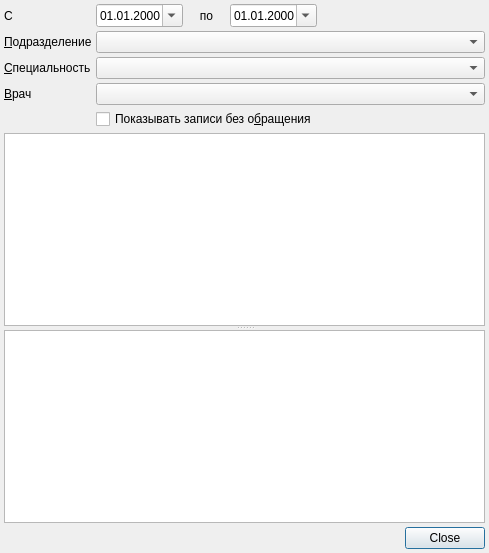
<?xml version="1.0" encoding="UTF-8"?>
<ui version="4.0">
 <class>VisitsBySchedules</class>
 <widget class="QDialog" name="VisitsBySchedules">
  <property name="geometry">
   <rect>
    <x>0</x>
    <y>0</y>
    <width>489</width>
    <height>553</height>
   </rect>
  </property>
  <property name="windowTitle">
   <string>Протокол обращений пациента по предварительной записи</string>
  </property>
  <layout class="QGridLayout" name="gridLayout">
   <property name="margin">
    <number>4</number>
   </property>
   <property name="spacing">
    <number>4</number>
   </property>
   <item row="0" column="0">
    <widget class="QLabel" name="lblBegDate">
     <property name="sizePolicy">
      <sizepolicy hsizetype="Maximum" vsizetype="Preferred">
       <horstretch>0</horstretch>
       <verstretch>0</verstretch>
      </sizepolicy>
     </property>
     <property name="text">
      <string>С</string>
     </property>
     <property name="alignment">
      <set>Qt::AlignCenter</set>
     </property>
     <property name="buddy">
      <cstring>edtBegDate</cstring>
     </property>
    </widget>
   </item>
   <item row="0" column="1">
    <widget class="CDateEdit" name="edtBegDate">
     <property name="sizePolicy">
      <sizepolicy hsizetype="Maximum" vsizetype="Fixed">
       <horstretch>0</horstretch>
       <verstretch>0</verstretch>
      </sizepolicy>
     </property>
     <property name="displayFormat">
      <string>dd.MM.yyyy</string>
     </property>
     <property name="calendarPopup">
      <bool>true</bool>
     </property>
    </widget>
   </item>
   <item row="0" column="2">
    <widget class="QLabel" name="lblEndDate">
     <property name="text">
      <string>по</string>
     </property>
     <property name="alignment">
      <set>Qt::AlignCenter</set>
     </property>
     <property name="buddy">
      <cstring>edtEndDate</cstring>
     </property>
    </widget>
   </item>
   <item row="0" column="3">
    <widget class="CDateEdit" name="edtEndDate">
     <property name="sizePolicy">
      <sizepolicy hsizetype="Maximum" vsizetype="Fixed">
       <horstretch>0</horstretch>
       <verstretch>0</verstretch>
      </sizepolicy>
     </property>
     <property name="displayFormat">
      <string>dd.MM.yyyy</string>
     </property>
     <property name="calendarPopup">
      <bool>true</bool>
     </property>
    </widget>
   </item>
   <item row="0" column="4">
    <spacer name="horizontalSpacer">
     <property name="orientation">
      <enum>Qt::Horizontal</enum>
     </property>
     <property name="sizeHint" stdset="0">
      <size>
       <width>159</width>
       <height>20</height>
      </size>
     </property>
    </spacer>
   </item>
   <item row="1" column="0">
    <widget class="QLabel" name="lblOrgStructure">
     <property name="sizePolicy">
      <sizepolicy hsizetype="Maximum" vsizetype="Preferred">
       <horstretch>0</horstretch>
       <verstretch>0</verstretch>
      </sizepolicy>
     </property>
     <property name="text">
      <string>&amp;Подразделение</string>
     </property>
     <property name="buddy">
      <cstring>cmbOrgStructure</cstring>
     </property>
    </widget>
   </item>
   <item row="1" column="1" colspan="4">
    <widget class="COrgStructureComboBox" name="cmbOrgStructure"/>
   </item>
   <item row="2" column="0">
    <widget class="QLabel" name="lblSpeciality">
     <property name="sizePolicy">
      <sizepolicy hsizetype="Maximum" vsizetype="Preferred">
       <horstretch>0</horstretch>
       <verstretch>0</verstretch>
      </sizepolicy>
     </property>
     <property name="text">
      <string>&amp;Специальность</string>
     </property>
     <property name="buddy">
      <cstring>cmbSpeciality</cstring>
     </property>
    </widget>
   </item>
   <item row="2" column="1" colspan="4">
    <widget class="CRBComboBox" name="cmbSpeciality"/>
   </item>
   <item row="3" column="0">
    <widget class="QLabel" name="lblPerson">
     <property name="sizePolicy">
      <sizepolicy hsizetype="Maximum" vsizetype="Preferred">
       <horstretch>0</horstretch>
       <verstretch>0</verstretch>
      </sizepolicy>
     </property>
     <property name="text">
      <string>&amp;Врач</string>
     </property>
     <property name="buddy">
      <cstring>cmbPerson</cstring>
     </property>
    </widget>
   </item>
   <item row="3" column="1" colspan="4">
    <widget class="CPersonComboBoxEx" name="cmbPerson"/>
   </item>
   <item row="4" column="1" colspan="3">
    <widget class="QCheckBox" name="chkShowQueueWithoutVisit">
     <property name="text">
      <string>Показывать записи без о&amp;бращения</string>
     </property>
    </widget>
   </item>
   <item row="5" column="0" colspan="5">
    <widget class="QSplitter" name="splitter">
     <property name="orientation">
      <enum>Qt::Vertical</enum>
     </property>
     <property name="childrenCollapsible">
      <bool>false</bool>
     </property>
     <widget class="QTextBrowser" name="txtClient"/>
     <widget class="CTableView" name="tblSchedules"/>
    </widget>
   </item>
   <item row="6" column="0" colspan="5">
    <widget class="QDialogButtonBox" name="buttonBox">
     <property name="standardButtons">
      <set>QDialogButtonBox::Close</set>
     </property>
    </widget>
   </item>
  </layout>
 </widget>
 <customwidgets>
  <customwidget>
   <class>CDateEdit</class>
   <extends>QDateEdit</extends>
   <header>library/DateEdit.h</header>
  </customwidget>
  <customwidget>
   <class>CTableView</class>
   <extends>QTableView</extends>
   <header>library/TableView.h</header>
  </customwidget>
  <customwidget>
   <class>CPersonComboBoxEx</class>
   <extends>QComboBox</extends>
   <header>Orgs/PersonComboBoxEx.h</header>
  </customwidget>
  <customwidget>
   <class>CRBComboBox</class>
   <extends>QComboBox</extends>
   <header>library/crbcombobox.h</header>
  </customwidget>
  <customwidget>
   <class>COrgStructureComboBox</class>
   <extends>QComboBox</extends>
   <header>Orgs/OrgStructComboBoxes.h</header>
  </customwidget>
 </customwidgets>
 <tabstops>
  <tabstop>edtBegDate</tabstop>
  <tabstop>edtEndDate</tabstop>
  <tabstop>cmbOrgStructure</tabstop>
  <tabstop>cmbSpeciality</tabstop>
  <tabstop>cmbPerson</tabstop>
  <tabstop>chkShowQueueWithoutVisit</tabstop>
  <tabstop>txtClient</tabstop>
  <tabstop>tblSchedules</tabstop>
 </tabstops>
 <resources/>
 <connections>
  <connection>
   <sender>buttonBox</sender>
   <signal>rejected()</signal>
   <receiver>VisitsBySchedules</receiver>
   <slot>close()</slot>
   <hints>
    <hint type="sourcelabel">
     <x>422</x>
     <y>534</y>
    </hint>
    <hint type="destinationlabel">
     <x>421</x>
     <y>552</y>
    </hint>
   </hints>
  </connection>
 </connections>
</ui>
